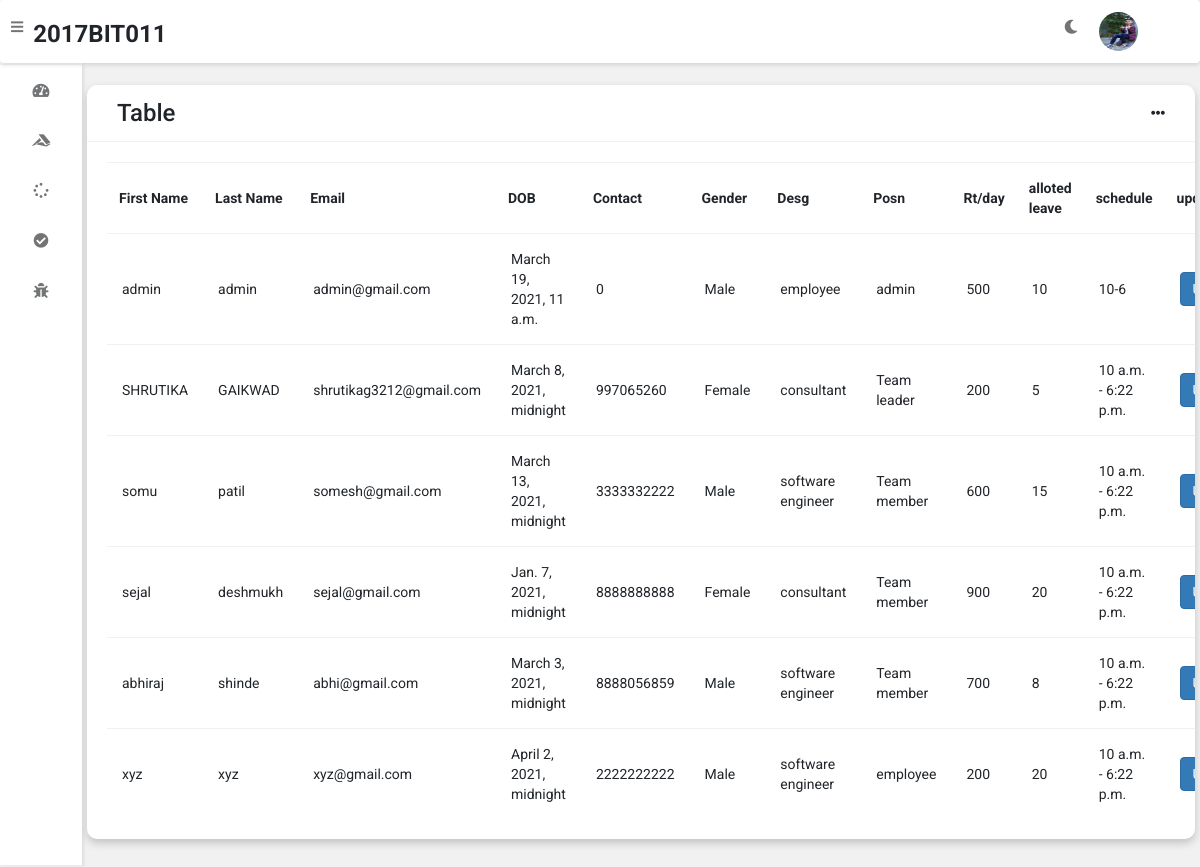
The app's page /employees (signed in) with its own data.
### accounts/models.py (models this page shows, shortened)
class CustomUser(AbstractUser):
    username = None
    email = models.EmailField(_('email address'), unique=True , primary_key=True )
    USERNAME_FIELD = 'email'
    REQUIRED_FIELDS = []
    birth_date=models.DateTimeField(default=timezone.now)
    contact = models.IntegerField(validators=[MaxValueValidator(9999999999)], unique=False,default=0000000000,null=True, blank=True)
    gender = models.CharField(max_length=20,default='Male',null=True, blank=True)
    designation = models.CharField(max_length=20 , default = 'employee',null=True, blank=True)
    position = models.CharField(max_length=20 , default = 'employee',null=True, blank=True)
    Rate_per_day = models.IntegerField(default=500,null=True, blank=True)
    alloted_leave= models.IntegerField(default=10,null=True, blank=True)
    schedule = models.CharField(max_length=50,default = "10-6",null=True,blank=True)
    profile_pic = models.ImageField(null=True,blank=True,upload_to="images")
    objects = CustomUserManager()

### accounts/views.py (the view)
# urls.py: path('employees', views.employees, name='employees'),
@login_required(login_url='loginpage')
def employees(request):
    obj = CustomUser.objects.all()
    dict1={'obj':obj }
    return render(request,'employees.html',dict1)

### accounts/templates/employees.html (shortened to what this page needs)
{% extends 'admin-nav.html' %}
{% block content %}
	<div class="wrapper">
		<div class="row">
			<div class="col-12 col-m-12 col-sm-12">
				<div class="card">
					<div class="card-header">
						<h3>
							Table
						</h3>
						<i class="fas fa-ellipsis-h"></i>
					</div>
					<div class="card-content">
						<table>
							<thead>
								<tr>
									<th>First Name</th>
									<th>Last Name</th>
                                    <th>Email</th>
                                    <th>DOB</th>
                                    <th>Contact</th>
                                    <th>Gender</th>
                                    <th>Desg</th>
                                    <th>Posn</th>
                                    <th>Rt/day</th>
                                    <th>alloted leave</th>
                                    <th>schedule</th>
                                    <th>update</th>
								</tr>
							</thead>
							<tbody>
								 {% for i in obj %}
                                <tr>
                                    <td>{{ i.first_name}}</td>
									<td>{{ i.last_name}}</td>
                                    <td>{{ i.email}}</td>
                                    <td>{{ i.birth_date}}</td>
                                    <td>{{ i.contact}}</td>
                                    <td>{{i.gender}}</td>
                                    <td>{{i.designation}}</td>
                                    <td>{{i.position}}</td>
                                    <td>{{i.Rate_per_day}}</td>
                                    <td>{{i.alloted_leave}}</td>
                                    <td>{{i.schedule}}</td>
                                    <td><a href="empupdate/{{i.email}}"><button type="submit" class="btn btn-primary">Update</button></a></td>
								</tr>
                                {% endfor %}
							</tbody>
						</table>
					</div>
				</div>
			</div>
	{% endblock %}

### accounts/templates/admin-nav.html (shortened to what this page needs)
<!DOCTYPE html>
{% load static %}
<html>
<head>
    <link rel="stylesheet" href="{% static 'css/login.css'%}">
	<link rel="stylesheet" type="text/css" href="https://cdnjs.cloudflare.com/ajax/libs/Chart.js/2.9.3/Chart.min.css">
	<link rel="stylesheet" type="text/css" href="{%static 'fontawesome-free/css/all.min.css'%}">
    <link rel="stylesheet" href="https://maxcdn.bootstrapcdn.com/bootstrap/3.4.1/css/bootstrap.min.css">
	<link rel="stylesheet" type="text/css" href="{% static 'css/style.css' %}">
</head>
<body class="overlay-scrollbar">
	<div class="navbar">
		<ul class="navbar-nav">
			<li class="nav-item">
				<a class="nav-link">
					<i class="fas fa-bars" onclick="collapseSidebar()"></i>
				</a>
			</li>
			<li class="nav-item">
			<h3><b>2017BIT011</b></h3>
			</li>
		</ul>
		<ul class="navbar-nav nav-right">
			<li class="nav-item mode">
				<a class="nav-link" href="#" onclick="switchTheme()">
					<i class="fas fa-moon dark-icon"></i>
				</a>
			</li>
			<li class="nav-item avt-wrapper">
				<div class="avt dropdown">
					<img src="{{request.user.profile_pic.url}}" alt="User image" class="dropdown-toggle" data-toggle="user-menu">
				</div>
			</li>
		</ul>
	</div>
{% if request.user.position == 'admin'%}
	<div class="sidebar">
		<ul class="sidebar-nav">
			<li class="sidebar-nav-item">
				<a href="{% url 'index' %}" class="sidebar-nav-link">
					<div>
						<i class="fas fa-tachometer-alt"></i>
					</div>
					<span>
						Dashboard
					</span>
				</a>
			</li>
			<li class="sidebar-nav-item">
				<a href="{% url 'employee-trans' %}" class="sidebar-nav-link ">
					<div>
						<i class="fab fa-accusoft"></i>
					</div>
					<span>New emploee</span>
				</a>
			</li>
			<li  class="sidebar-nav-item">
				<a href="{% url 'employees' %}" class="sidebar-nav-link">
					<div>
						<i class="fas fa-tasks"></i>
					</div>
					<span>Employess</span>
				</a>
			</li>
			<li  class="sidebar-nav-item">
				<a href="{% url 'project' %}" class="sidebar-nav-link">
					<div>
						<i class="fas fa-spinner"></i>
					</div>
					<span>Project</span>
				</a>
			</li>
			<li  class="sidebar-nav-item">
				<a href="{% url 'teams' %}" class="sidebar-nav-link">
					<div>
						<i class="fas fa-check-circle"></i>
					</div>
					<span>Teams</span>
				</a>
			</li>
			<li  class="sidebar-nav-item">
				<a href="{% url 'leaveadmin' %}" class="sidebar-nav-link">
					<div>
						<i class="fas fa-bug"></i>
					</div>
					<span>Leave applications</span>
				</a>
			</li>
			<li  class="sidebar-nav-item">
				<a href="{% url 'designation' %}" class="sidebar-nav-link">
					<div>
						<i class="fas fa-chart-line"></i>
					</div>
					<span>Designations</span>
				</a>
			</li>
			<li  class="sidebar-nav-item">
				<a href="{% url 'schedule' %}" class="sidebar-nav-link">
					<div>
						<i class="fas fa-book-open"></i>
					</div>
					<span>Schedules</span>
				</a>
			</li>
		</ul>
	</div>
	{% comment %} Team leader  {% endcomment %}
	{% elif request.user.position == 'Team member' or request.user.position == "employee"%}
	<div class="sidebar">
		<ul class="sidebar-nav">
			<li class="sidebar-nav-item">
				<a href="{% url 'index' %}" class="sidebar-nav-link">
					<div>
						<i class="fas fa-tachometer-alt"></i>
					</div>
				</a>
			</li>
			<li class="sidebar-nav-item">
				<a href="{% url 'taskassigned'%}" class="sidebar-nav-link ">
					<div>
						<i class="fab fa-accusoft"></i>
					</div>
				</a>
			</li>
			<li  class="sidebar-nav-item">
				<a href="#" class="sidebar-nav-link">
					<div>
						<i class="fas fa-spinner"></i>
					</div>
				</a>
			</li>
			<li  class="sidebar-nav-item">
				<a href="{% url 'teammember' %}" class="sidebar-nav-link">
					<div>
						<i class="fas fa-check-circle"></i>
					</div>
				</a>
			</li>
			<li  class="sidebar-nav-item">
				<a href="{% url 'leavemember' %}" class="sidebar-nav-link">
					<div>
						<i class="fas fa-bug"></i>
					</div>
				</a>
			</li>
		</ul>
	</div>
	{% endif %}
  {% block content %}
 {% endblock %}
</body>
</html>

### static/css/login.css (style rules this page uses)
* { margin: 0; padding: 0; box-sizing: border-box; user-select: none; }

### static/css/style.css (style rules this page uses)
:root { --primary-color: #4834d4; --success-color: #6ab04c; --warning-color: #f0932b; --danger-color: #eb4d4b; --light-color: #212529; --light-second-color: #727475; --light-background: #ffffff; --light-second-background: #f1f1f1; --dark-color: #909090; --dark-second-color: #f5f6fa; --dark-background: #23242D; --dark-second-background: #181818; }
.light { --main-bg-color: var(--light-background); --second-bg-color: var(--light-second-background); --main-color: var(--light-color); --second-color: var(--light-second-color); }
* { box-sizing: border-box; }
body { font-family: 'Roboto', sans-serif; background: var(--main-bg-color); color: var(--main-color); margin: 0; }
.navbar { display: flex; flex-direction: row; background: var(--main-bg-color); color: var(--main-color); position: fixed; top: 0; right: 0; left: 0; z-index: 101; box-shadow: rgba(0,0,0,0.12) 0px 1px 4px 1px; }
.navbar-nav { list-style: none; display: flex; flex-direction: row; padding-left: 0; margin-bottom: 0; margin-top: 0; }
.nav-link { float: left; text-align: center; padding: 21px 10px; text-decoration: none; font-size: 17px; color: var(--second-color); position: relative; }
.navbar-nav i { font-size: 1.4rem; }
.nav-right { margin-left: auto; }
.avt img { margin-right:50px; width: 39px; height: 39px; border-radius: 50%; }
.avt { padding: 11px }
.dropdown { position: relative; }
.wrapper { padding: 10px; margin-left: 82px; padding-top: 75px; background: var(--second-bg-color); transition: margin-left .5s; }
.sidebar { width: 82px; height: 100vh; position: fixed; margin-top: 65px; background: var(--main-bg-color); box-shadow: rgba(0,0,0,0.12) 0px 1px 4px 1px; overflow: hidden; z-index: 100; transition: width .5s; }
.sidebar-nav { list-style: none; padding: 0; margin: 0; display: flex; flex-direction: column; align-items: center; height: 100vh; }
.sidebar-nav-item { width: 100%; }
.sidebar-nav-link { display: flex; align-items: center; color: var(--main-color); text-decoration: none; }
.sidebar-nav-link i { font-size: 1.5rem; color: var(--second-color); position: absolute; left: 50%; top: 50%; transform: translate(-50%, -50%); }
.sidebar-nav-link div { min-width: 82px; height: 50px; position: relative; }
.row { display: flex; flex-wrap: wrap; flex-direction: row; }
.row:after, .row:before { box-sizing: border-box; }
[class*="col-"] { padding: 10px; }
@media only screen and (min-width: 600px) { .col-sm-12 { width: 100%; } }
@media only screen and (min-width: 768px) { .col-m-12 { width: 100%; } }
@media only screen and (min-width: 992px) { .col-12 { width: 100%; } }
.card { background: var(--main-bg-color); color: var(--main-color); border-radius: 10px; margin-bottom: 10px; box-shadow: 0 4px 8px 0 rgba(0,0,0,0.2); }
.card-header { padding: 15px 30px; border-bottom: 1px solid var(--second-bg-color); position: relative; }
.card-header i { color: var(--main-color); position: absolute; right: 30px; top: 50%; transform: translateY(-50%); }
.card-header h3 { margin: 0; }
.card-content { padding: 20px; overflow-x: auto; }
table { border-collapse: collapse; width: 100%; }
table td { border-top: 1px solid var(--second-bg-color); padding: 15px; }
table th { border-top: 1px solid var(--second-bg-color); border-bottom: 1px solid var(--second-bg-color); padding: 15px 12px; text-align: left; }

### records on screen
CustomUser: user.profile_pic (picture), first_name "abhiraj", last_name "shinde", email "abhi@gmail.com", birth_date "March 3, 2021, midnight", contact "8888056859", gender "Male", designation "software engineer", position "Team member", Rate_per_day "700", alloted_leave "8", schedule "10 a.m. - 6:22 p.m."
CustomUser: first_name "admin", last_name "admin", email "admin@gmail.com", birth_date "March 19, 2021, 11 a.m.", contact "0", gender "Male", designation "employee", position "admin", Rate_per_day "500", alloted_leave "10", schedule "10-6"
CustomUser: first_name "SHRUTIKA", last_name "GAIKWAD", email "shrutikag3212@gmail.com", birth_date "March 8, 2021, midnight", contact "997065260", gender "Female", designation "consultant", position "Team leader", Rate_per_day "200", alloted_leave "5", schedule "10 a.m. - 6:22 p.m."
CustomUser: first_name "somu", last_name "patil", email "somesh@gmail.com", birth_date "March 13, 2021, midnight", contact "3333332222", gender "Male", designation "software engineer", position "Team member", Rate_per_day "600", alloted_leave "15", schedule "10 a.m. - 6:22 p.m."
CustomUser: first_name "sejal", last_name "deshmukh", email "sejal@gmail.com", birth_date "Jan. 7, 2021, midnight", contact "8888888888", gender "Female", designation "consultant", position "Team member", Rate_per_day "900", alloted_leave "20", schedule "10 a.m. - 6:22 p.m."
CustomUser: first_name "xyz", last_name "xyz", email "xyz@gmail.com", birth_date "April 2, 2021, midnight", contact "2222222222", gender "Male", designation "software engineer", position "employee", Rate_per_day "200", alloted_leave "20", schedule "10 a.m. - 6:22 p.m."
